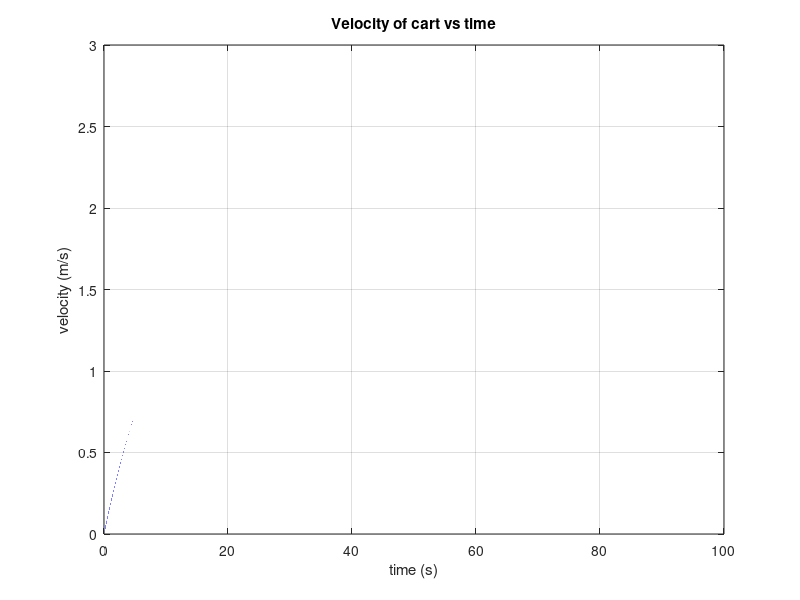
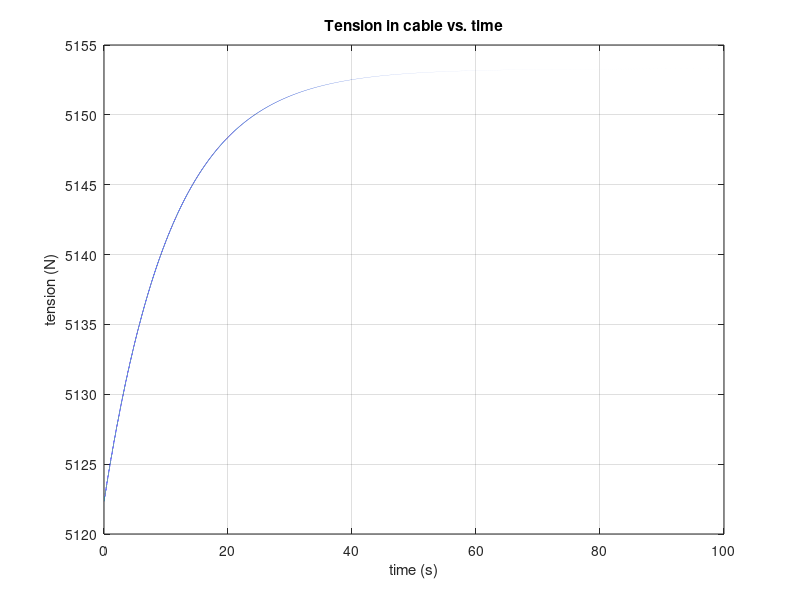

Reproduce these figures in MATLAB, in order.
clear;

%input parameters
m = 2000;
mw = 336.24;
B = 200;
vf = 2;
g = 9.8;
theta = atan(25/100);

%time vector
dt = 0.0001;
t = 0:dt:100;

%initial velocity is zero
v(1)=0;

%Euler's method to calculate velocity from dv/dt=(-2Bv+mwgsin(theta))/(2m+mw)
for i = 1:length(t)-1;
    v(i+1) = v(i) + ((-2*B*v(i)+mw*g*sin(theta))/(2*m+mw))*dt;
end

%plot solution
plot(t,v);
axis([0,max(t),0,3]);
title('Velocity of cart vs time');
xlabel('time (s)');
ylabel('velocity (m/s)');
grid on;

%print velocity
fprintf('System reaches 90%% terminal velocity at %fs\n', t(find(v>0.9*vf, 1)));

%calculate Tension and plot
T = 2*g*sin(theta)/(1/m+1/(m+mw))+B*v*(1/m-1/(m+mw))/(1/m+1/(m+mw));
figure;
plot(t,T);
title('Tension in cable vs. time');
xlabel('time (s)');
ylabel('tension (N)');
grid on;

